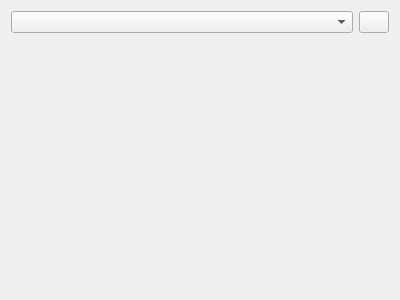
<?xml version="1.0" encoding="UTF-8"?>
<ui version="4.0">
 <class>GMultipleItemDrawableModelManager</class>
 <widget class="QWidget" name="GMultipleItemDrawableModelManager">
  <property name="geometry">
   <rect>
    <x>0</x>
    <y>0</y>
    <width>400</width>
    <height>300</height>
   </rect>
  </property>
  <property name="windowTitle">
   <string>Form</string>
  </property>
  <layout class="QVBoxLayout" name="verticalLayout">
   <item>
    <layout class="QHBoxLayout" name="horizontalLayout">
     <item>
      <widget class="QComboBox" name="comboBoxResult"/>
     </item>
     <item>
      <widget class="QPushButton" name="pushButtonChooseColor">
       <property name="maximumSize">
        <size>
         <width>30</width>
         <height>16777215</height>
        </size>
       </property>
       <property name="text">
        <string/>
       </property>
       <property name="icon">
        <iconset resource="../../resource/icones.qrc">
         <normaloff>:/Icones/Icones/triple-color-icon.png</normaloff>:/Icones/Icones/triple-color-icon.png</iconset>
       </property>
      </widget>
     </item>
    </layout>
   </item>
   <item>
    <widget class="GItemDrawableModelManager" name="widgetModelManager" native="true"/>
   </item>
  </layout>
 </widget>
 <customwidgets>
  <customwidget>
   <class>GItemDrawableModelManager</class>
   <extends>QWidget</extends>
   <header>gitemdrawablemodelmanager.h</header>
   <container>1</container>
  </customwidget>
 </customwidgets>
 <resources>
  <include location="../../resource/icones.qrc"/>
 </resources>
 <connections/>
</ui>
